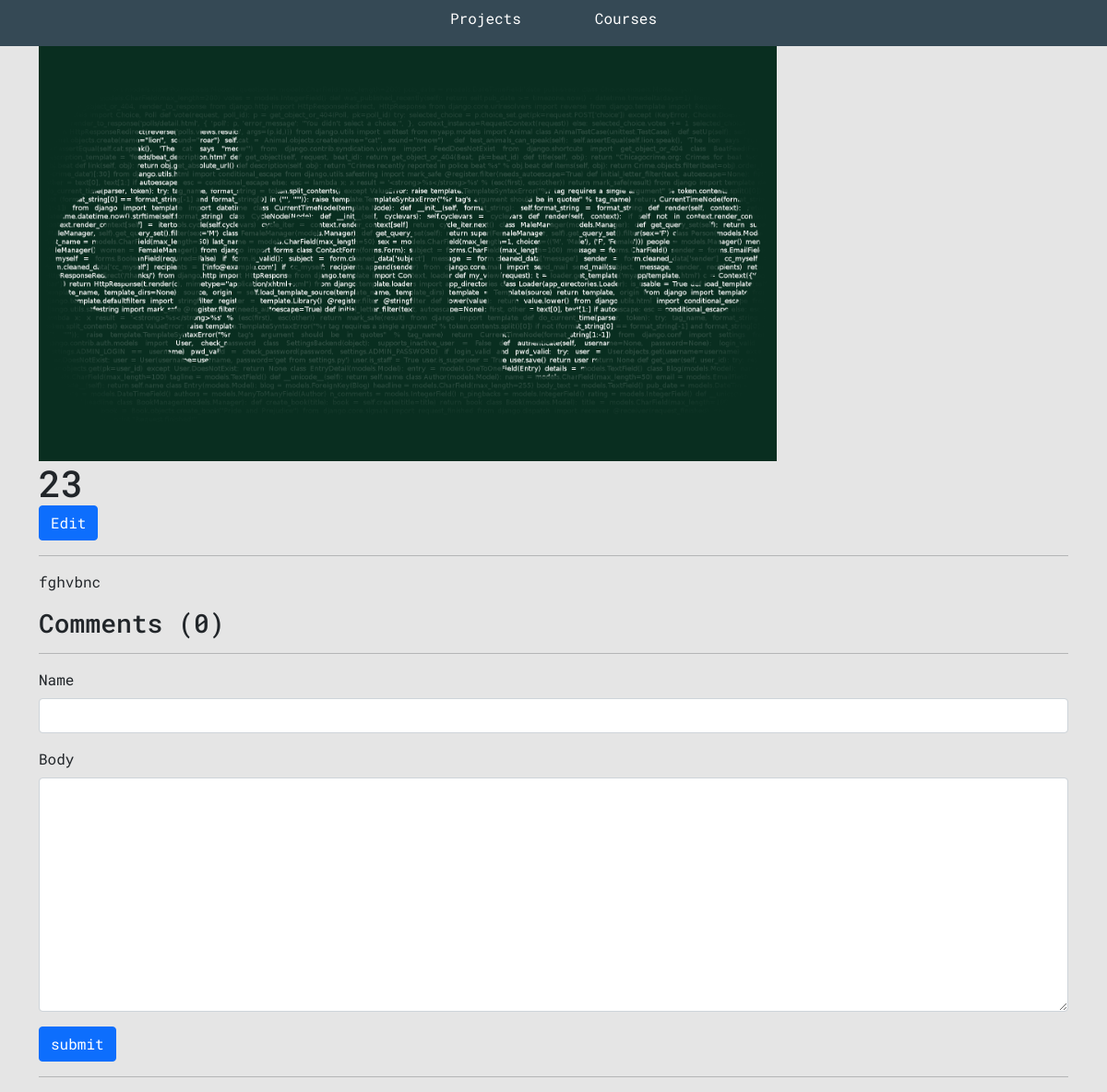
The page /project/fdad8dc6fb874339b991ffc2dc22fb1f/ on the database as committed earlier.
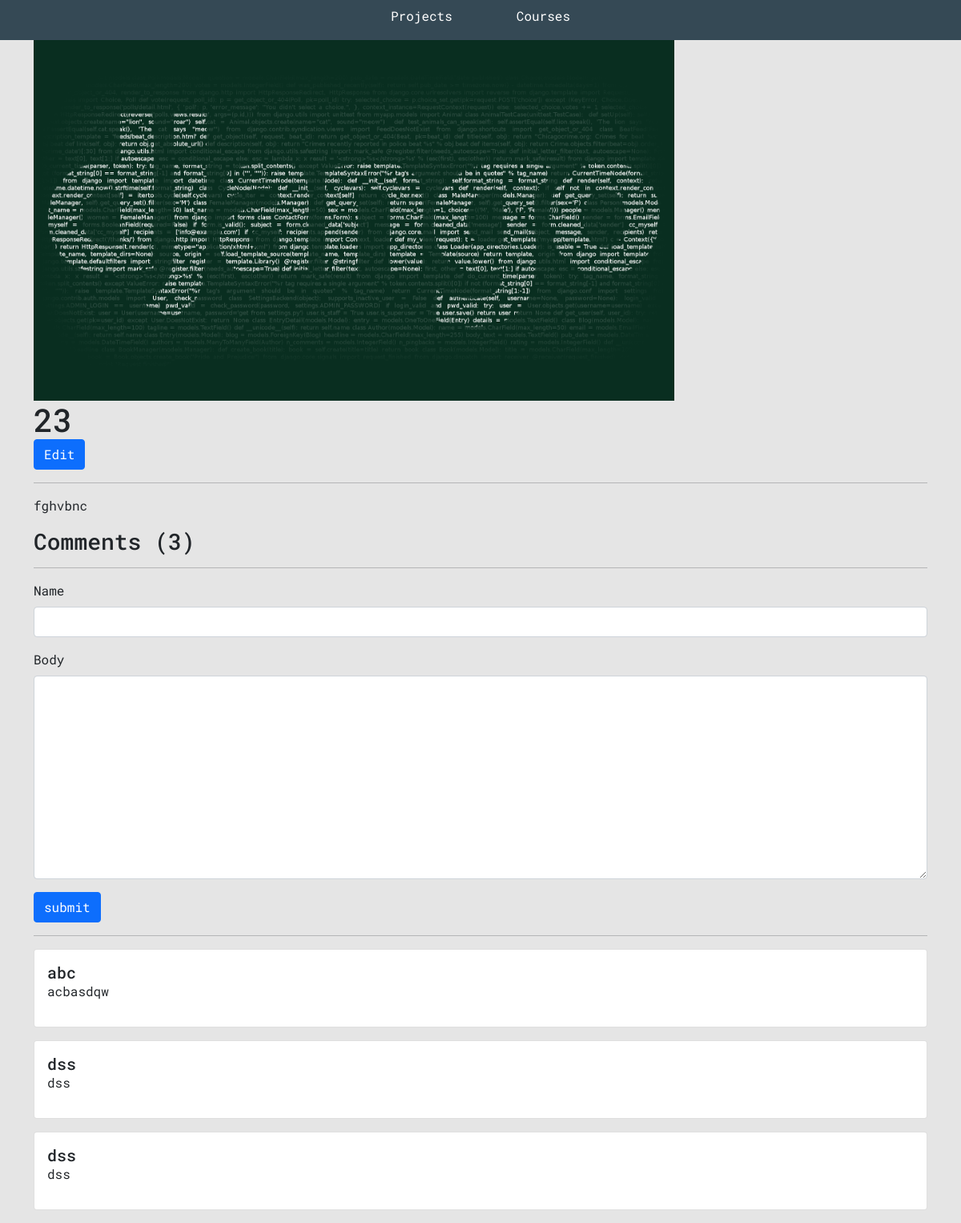
The same page on the database as committed later.
### base/models.py (models this page shows, shortened)
class Comment(models.Model):
    project = models.ForeignKey(Project, on_delete=models.CASCADE)
    name = models.CharField(max_length=200)
    body = models.TextField(null=True, blank=True)
    created = models.DateTimeField(auto_now_add=True, null=True)

### base/views.py (the view, shortened to what this page needs)
# urls.py: path('project/<str:pk>/', views.projectPage, name="project"),
def projectPage(request, pk):
    project = Project.objects.get(id=pk)
    count = project.comment_set.count()
    comments = project.comment_set.all()
    form = CommentForm()
    context = { 'project': project, 'count': count, 'comments': comments, 'form': form }
    return render(request, 'base/project.html', context)

### base/forms.py
class CommentForm(ModelForm):
    class Meta:
        model = Comment
        fields = '__all__'
        exclude = ['project']
    def __init__(self, *args, **kwargs):
        super(CommentForm, self).__init__(*args, **kwargs)
        self.fields['name'].widget.attrs.update(
            {'class':'form-control'}
        )
        self.fields['body'].widget.attrs.update(
            {'class':'form-control'}
        )

### base/templates/base/project.html (shortened to what this page needs)
{% extends 'base/main.html' %}
{% load static %}
{% block content %}
<div class="container">
    <div class="project-container">
        <img class="project-image" src="{{project.thumbnail.url}}"/>
        <h1>{{project.title}}</h1>
        <a class="btn btn-primary" href="{% url 'edit-project' project.id %}">Edit</a>
        <hr/>
        <p>{{ project.body|safe }}</p>
        <div class="comment-container">
            <h3>Comments ({{count}})</h3>
            <hr>
            <form method="POST">
                {% for field in form %}
                <div class="mb-3">
                    <label for="exampleInputPassword1" class="form-label" >{{field.label}}</label>
                    {{field}}
                </div>
                {% endfor %}
                <input class="btn btn-primary" type="submit" value="submit" />
            </form>
            <hr>
            {% for comment in comments %}
            <div class="card my-3">
                <div class="card-body">
                    <h5>{{comment.name}}</h5>
                    <p>{{comment.body}}</p>
                </div>
            </div>
            {% endfor %}
        </div>
    </div>
</div>
{% endblock content %}

Rows that differ between the two databases and show on the page:
added Comment: name "abc", body "acbasdqw"
added Comment: name "dss", body "dss"
added Comment: name "dss", body "dss"
Other text that changed with them:
{{ count }}: "0" → "3"
